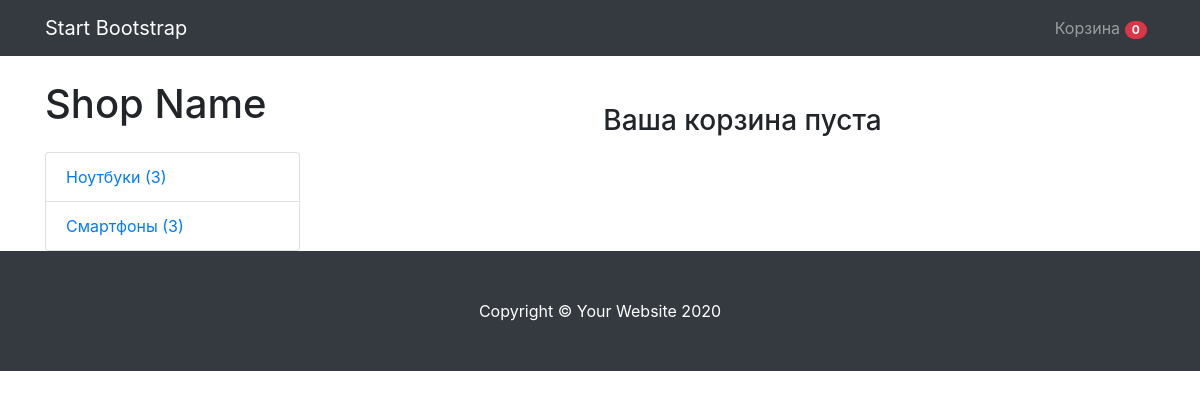
/cart/ (signed in), run on an earlier commit of the app's database.
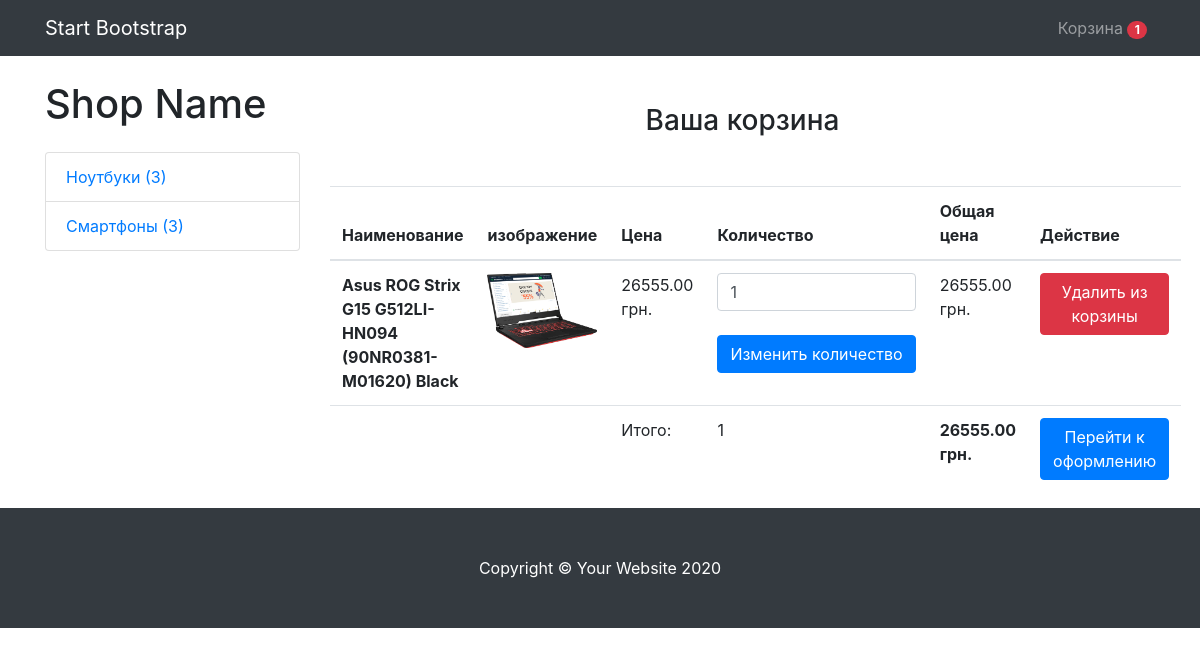
And on a later commit of the database.
### mainapp/models.py (models this page shows, shortened)
class Cart(models.Model):
    owner = models.ForeignKey("Customer", null=True, verbose_name="Владелец", on_delete=models.CASCADE)
    products = models.ManyToManyField(CartProduct, blank=True, related_name="related_cart")    # связь с объектом CartProdukt (многие ко многим). blank=True - для проверки даных. поле может быть пустым
    total_product = models.PositiveIntegerField(default=0)
    final_price = models.DecimalField(
        max_digits=9, decimal_places=2, verbose_name="Общая цена", default=0
    )
    in_order = models.BooleanField(default=False)    # для определения является корзина в заказе или нет (по умолчанию - нет)
    for_anonymous_user = models.BooleanField(default=False)

class Category(models.Model):
    name = models.CharField(max_length=255, verbose_name="Имя категории")    # строка из 255 символов
    slug = models.SlugField(unique=True)    # уникальный слаг для URL
    objects = CategoryManager()
    def get_absolute_url(self):    # настройка url
        return reverse("mainapp:category_detail", kwargs={"slug": self.slug})

class CartProduct(models.Model):
    user = models.ForeignKey("Customer", verbose_name="Покупатель", on_delete=models.CASCADE)    #? первый аргумент
    cart = models.ForeignKey(
        "Cart", verbose_name="Корзина", on_delete=models.CASCADE, related_name="related_products"
    )    # related_name - название, используемое для обратной связи от связанной модели
    content_type = models.ForeignKey(ContentType, on_delete=models.CASCADE)    # ContentType - микрофреймворк который видетвсе модели в Install apps (все модели которые есть в проекте)
    object_id = models.PositiveIntegerField()
    content_object = GenericForeignKey("content_type", "object_id")
    qty = models.PositiveIntegerField(default=1)    # челое число больше нуля
    final_price = models.DecimalField(max_digits=9, decimal_places=2, verbose_name="Общая цена")

class Product(models.Model):
    class Meta:
        abstract = True  # делает данную модель обстрактной (созлать для нее миграцию не возможно) (некий каркас для продукта)
    category = models.ForeignKey(Category, verbose_name="Категория",
                                 on_delete=models.CASCADE)  # связь с объектом Category (один ко многим)
    title = models.CharField(max_length=255, verbose_name="Наименование")
    slug = models.SlugField(unique=True)
    image = models.ImageField(verbose_name="Изображение", upload_to="mainapp/")    # изображение (аргумент <upload_to=""> - путь сохранения файла)
    description = models.TextField(verbose_name="Описание", null=True)  # большой текст (null=True - может быть пустым)
    price = models.DecimalField(max_digits=9, decimal_places=2,
                                verbose_name="Цена")  # 1-количество цифр 2-цифры после запятой
    def get_model_name(self):
        return self.__class__.__name__.lower()

class Notebook(Product):
    diagonal = models.CharField(max_length=255, verbose_name="Диагональ")
    display_type = models.CharField(max_length=255, verbose_name="Тип дисплея")
    processor_freq = models.CharField(max_length=255, verbose_name="Частота процессора")
    ram = models.CharField(max_length=255, verbose_name="Оперативная память")
    video = models.CharField(max_length=255, verbose_name="Видеокарта")
    time_without_charge = models.CharField(max_length=255, verbose_name="Время работы аккумулятора")

### mainapp/views.py (the view)
# urls.py: path("cart/", views.CartView.as_view(), name="cart"),
class CartView(CartMixin, View):
    def get(self, request, *args, **kwargs):
        categories = Category.objects.get_categories_for_left_sidebar()
        context = {
            "cart": self.cart,
            "categories": categories,
        }
        return render(request, "mainapp/cart.html", context)

### mainapp/models.py (called while the page is built)
def get_models_for_count(*model_names):
    return [models.Count(model_name) for model_name in model_names]

    def get_queryset(self):
        return super().get_queryset()

    def get_categories_for_left_sidebar(self):
        models = get_models_for_count("notebook", "smartphone")
        qs = list(self.get_queryset().annotate(*models))    # инструмент анотации (существует еще инструмент агрегации)
        data = [
            dict(
                name=c.name, url=c.get_absolute_url(),
                count=getattr(c, self.CATEGORY_NAME_COUNT_NAME[c.name])
            ) for c in qs
        ]
        return data

### templates/mainapp/cart.html (shortened to what this page needs)
{% extends "base/base.html" %}
{% block content %}
<h3 class="text-center mt-5 mb-5">Ваша корзина {% if not cart.products.count %}пуста{% endif %}</h3>
{% if cart.products.count %}
<table class="table">
    <thead>
        <tr>
            <th scope="col">Наименование</th>
            <th scope="col">изображение</th>
            <th scope="col">Цена</th>
            <th scope="col">Количество</th>
            <th scope="col">Общая цена</th>
            <th scope="col">Действие</th>
        </tr>
    </thead>
    <tbody>
        {% for item in cart.products.all %}
        <tr>
            <th scope="row">{{ item.content_object.title }}</th>
            <td class="w-25"><img src="{{ item.content_object.image.url }}" class="img-fluid"></td>
            <td>{{ item.content_object.price }} грн.</td>
            <td>
                <form action="{% url 'mainapp:change_qty' ct_model=item.content_object.get_model_name slug=item.content_object.slug %}" method="POST">
                <input type="number" class="form-control" name="qty" min="1" value="{{ item.qty }}">
                <br>
                <input type="submit" class="btn btn-primary" value="Изменить количество">
                </form>
            </td>
            <td>{{ item.final_price }} грн.</td>
            <td>
                <a href="{% url 'mainapp:delete_from_cart' ct_model=item.content_object.get_model_name slug=item.content_object.slug %}">
                    <bunnon class="btn btn-danger">Удалить из корзины</bunnon>
                </a>
            </td>
        </tr>
        {% endfor %}
            <tr>
                <td colspan="2"></td>
                <td>Итого:</td>
                <td>{{ cart.total_product }}</td>
                <td><strong>{{ cart.final_price }} грн.</strong></td>
                <td><a href="{% url 'mainapp:checkout' %}"><button class="btn btn-primary">Перейти к оформлению</button></a></td>
            </tr>
    </tbody>
</table>
{% endif %}
{% endblock content %}

### templates/base/base.html (shortened to what this page needs)
{% load static %}
<!DOCTYPE html>
<html lang="en">
<head>
  <link href="{% static 'mainapp/vendor/bootstrap/css/bootstrap.min.css' %}" rel="stylesheet">
  <link href="{% static 'mainapp/css/shop-homepage.css' %}" rel="stylesheet">
</head>
<body>
  <nav class="navbar navbar-expand-lg navbar-dark bg-dark fixed-top">
    <div class="container">
      <a class="navbar-brand" href="#">Start Bootstrap</a>
      <div class="collapse navbar-collapse" id="navbarResponsive">
        <ul class="navbar-nav ml-auto">
          <li class="nav-item">
            <a class="nav-link" href="{% url 'mainapp:cart' %}">Корзина <span class="badge badge-pill badge-danger">{{ cart.products.count }}</span></a>
          </li>
        </ul>
      </div>
    </div>
  </nav>
  <div class="container">
    <div class="row">
      <div class="col-lg-3">
        <h1 class="my-4">Shop Name</h1>
        <div class="list-group">
          {% for category in categories %}
          <a href="{{ category.url }}" class="list-group-item">{{ category.name }} ({{ category.count }})</a>
          {% endfor %}
        </div>
      </div>
      <div class="col-lg-9">
        {% block content %}{% endblock content %}
      </div>
    </div>
  </div>
  <footer class="py-5 bg-dark">
    <div class="container">
      <p class="m-0 text-center text-white">Copyright &copy; Your Website 2020</p>
    </div>
  </footer>
</body>
</html>

### static/mainapp/css/shop-homepage.css (style rules this page uses)
body { padding-top: 56px; }

What changed in the data, as far as the page shows it:
changed Cart: products.count "0" → "1"; total_product (not shown) → "1"; final_price (not shown) → "26555.00"
added CartProduct: content_object "Asus ROG Strix G15 G512LI-HN094 (90NR0381-M01620) Black", content_object.image (picture), content_object.price "26555.00", qty "1", final_price "26555.00"
Also different on the page:
text no longer shown: "пуста"
text now shown: "Наименование изображение Цена Количество Общая цена Действие Итого: грн. Перейти к оформлению"
